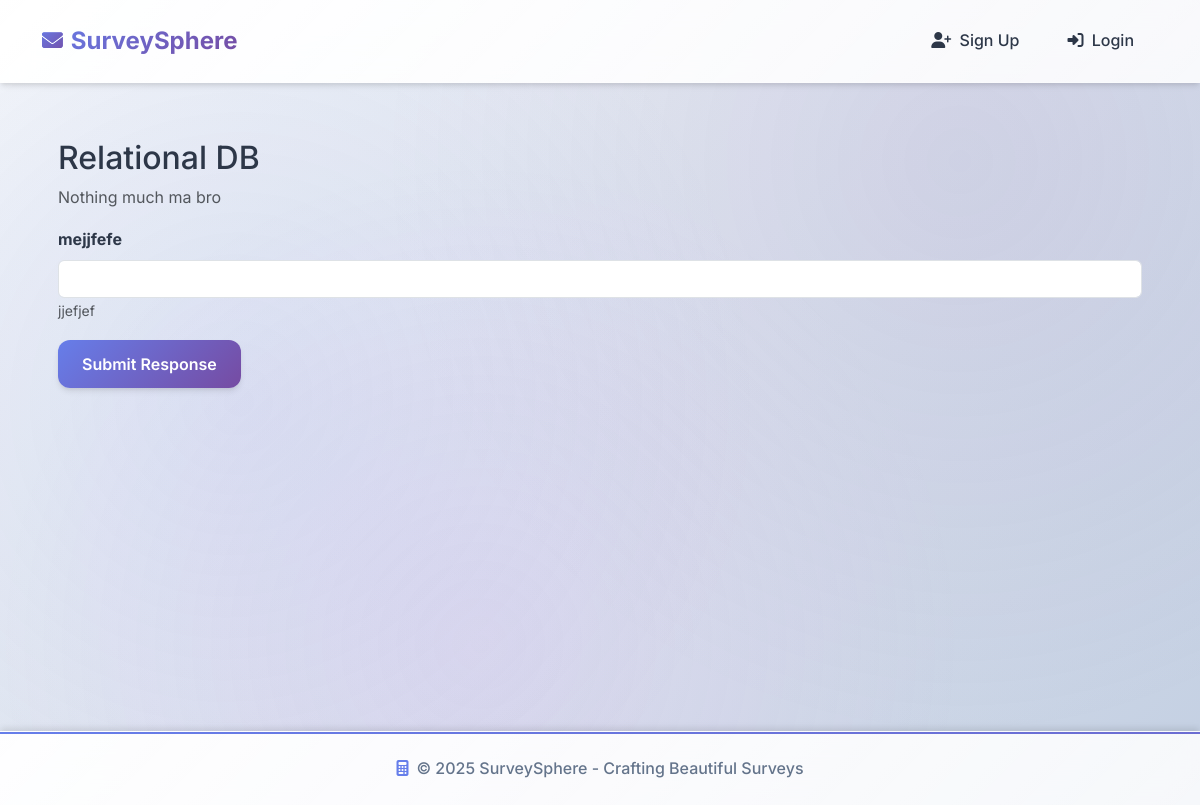
The app's page /surveys/survey/1/, older data.
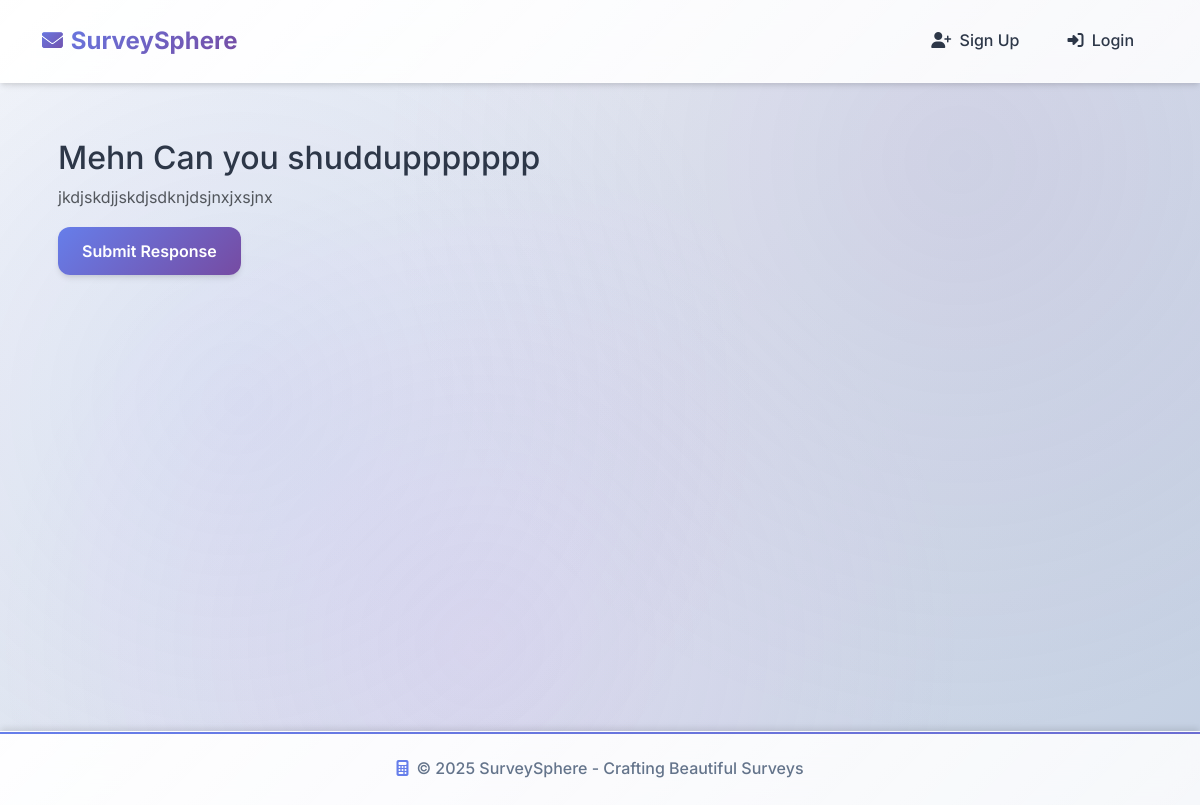
The same page, newer data.
### surveys/models.py (models this page shows, shortened)
class Survey(models.Model):
    title = models.CharField(max_length=200)
    description = models.TextField(blank=True)
    created_at = models.DateTimeField(auto_now_add=True)
    updated_at = models.DateTimeField(auto_now=True)
    is_active = models.BooleanField(default=True)
    created_by = models.ForeignKey(CustomUser, on_delete=models.CASCADE, related_name="surveys")
    class Meta:
        ordering = ['-created_at']
        verbose_name = "Survey"
        verbose_name_plural = "Surveys"

class Question(models.Model):
    QUESTION_TYPES = (
        ('text', 'Text Input'),
        ('textarea', 'Long Text'),
        ('radio', 'Single Choice'),
        ('checkbox', 'Multiple Choice'),
        ('rating', 'Rating Scale'),
        ('email', 'Email'),
        ('number', 'Number'),
    )
    survey = models.ForeignKey(Survey, on_delete=models.CASCADE, related_name="questions")
    text = models.CharField(max_length=500)  # Increased for longer questions
    question_type = models.CharField(max_length=20, choices=QUESTION_TYPES, default='text')
    is_required = models.BooleanField(default=False)
    order = models.PositiveIntegerField(default=0)  # For question ordering
    help_text = models.CharField(max_length=200, blank=True)
    class Meta:
        ordering = ['order', 'id']
        unique_together = ['survey', 'order']

### surveys/views.py (the view)
# urls.py: path("survey/<int:survey_id>/", views.survey_detail, name="survey_detail"),
def survey_detail(request, survey_id):
    survey = get_object_or_404(Survey, id=survey_id, is_active=True)
    if request.method == 'POST':
        form = SurveyResponseForm(survey, request.POST)
        if form.is_valid():
            form.save(request)
            messages.success(request, 'Thank you! Your survey response has been submitted.')
            return redirect('surveys:survey_success')
        else:
            messages.error(request, 'Please correct the errors below.')
    else:
        form = SurveyResponseForm(survey)
    return render(request, 'surveys/survey_details.html', {
        'survey': survey,
        'form': form
    })

### surveys/forms.py (shortened to what this page needs)
class SurveyResponseForm(forms.Form):
    def __init__(self, survey, *args, **kwargs):
        super().__init__(*args, **kwargs)
        self.survey = survey
        for question in survey.questions.all():
            field_name = f'question_{question.id}'
            if question.question_type == 'text':
                self.fields[field_name] = forms.CharField(
                    label=question.text,
                    required=question.is_required,
                    help_text=question.help_text,
                    widget=forms.TextInput(attrs={'class': 'form-control'})
                )

### surveys/templates/surveys/survey_details.html (shortened to what this page needs)
{% extends "surveys/base.html" %}
{% block content %}
<div class="container mt-4">
    <h2>{{ survey.title }}</h2>
    <p class="text-muted">{{ survey.description }}</p>
    <form method="post">
        {% for field in form %}
            <div class="mb-3">
                <label class="form-label"><strong>{{ field.label }}</strong></label>
                <div>
                    {{ field }}
                </div>
                {% if field.help_text %}
                    <small class="form-text text-muted">{{ field.help_text }}</small>
                {% endif %}
            </div>
        {% endfor %}
        <button type="submit" class="btn btn-primary">
            Submit Response
        </button>
    </form>
</div>
{% endblock %}

Row changes from the older to the newer data that the page shows:
removed Question: label "mejjfefe", help_text "jjefjef"
changed Survey: title "Relational DB" → "Mehn Can you shudduppppppp"; description "Nothing much ma bro" → "jkdjskdjjskdjsdknjdsjnxjxsjnx"
